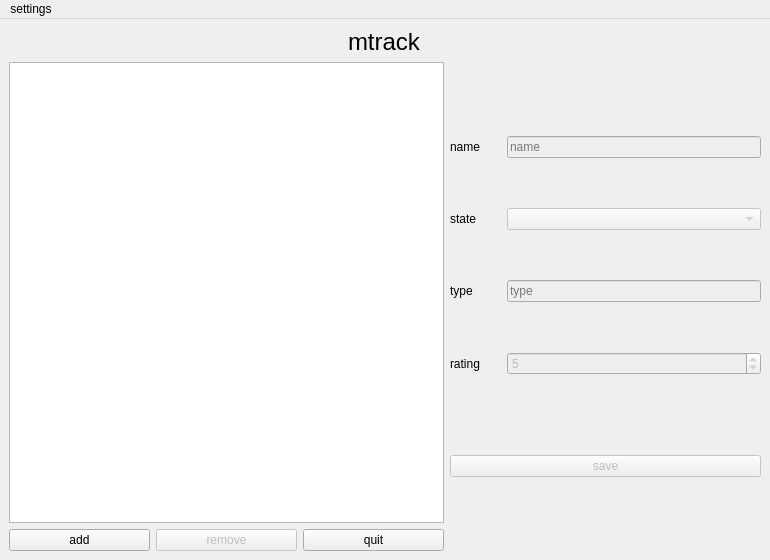
<?xml version="1.0" encoding="UTF-8"?>
<ui version="4.0">
 <class>MainWindow</class>
 <widget class="QMainWindow" name="MainWindow">
  <property name="geometry">
   <rect>
    <x>0</x>
    <y>0</y>
    <width>770</width>
    <height>560</height>
   </rect>
  </property>
  <property name="sizePolicy">
   <sizepolicy hsizetype="Preferred" vsizetype="Preferred">
    <horstretch>0</horstretch>
    <verstretch>0</verstretch>
   </sizepolicy>
  </property>
  <property name="minimumSize">
   <size>
    <width>770</width>
    <height>560</height>
   </size>
  </property>
  <property name="windowTitle">
   <string>mTrack</string>
  </property>
  <widget class="QWidget" name="central_widget">
   <property name="sizePolicy">
    <sizepolicy hsizetype="Preferred" vsizetype="Preferred">
     <horstretch>0</horstretch>
     <verstretch>0</verstretch>
    </sizepolicy>
   </property>
   <layout class="QVBoxLayout" name="verticalLayout_2">
    <item alignment="Qt::AlignmentFlag::AlignHCenter">
     <widget class="QLabel" name="mtrack_lable">
      <property name="font">
       <font>
        <pointsize>18</pointsize>
        <bold>false</bold>
       </font>
      </property>
      <property name="text">
       <string>mtrack</string>
      </property>
     </widget>
    </item>
    <item>
     <layout class="QHBoxLayout" name="horizontalLayout" stretch="7,5">
      <item>
       <layout class="QVBoxLayout" name="media_layout">
        <item>
         <widget class="QTreeView" name="media_view">
          <property name="tabletTracking">
           <bool>false</bool>
          </property>
          <property name="focusPolicy">
           <enum>Qt::FocusPolicy::NoFocus</enum>
          </property>
          <property name="autoScroll">
           <bool>true</bool>
          </property>
          <property name="autoScrollMargin">
           <number>16</number>
          </property>
          <property name="editTriggers">
           <set>QAbstractItemView::EditTrigger::NoEditTriggers</set>
          </property>
          <property name="tabKeyNavigation">
           <bool>true</bool>
          </property>
          <property name="showDropIndicator" stdset="0">
           <bool>false</bool>
          </property>
          <property name="alternatingRowColors">
           <bool>true</bool>
          </property>
          <property name="selectionMode">
           <enum>QAbstractItemView::SelectionMode::SingleSelection</enum>
          </property>
          <property name="selectionBehavior">
           <enum>QAbstractItemView::SelectionBehavior::SelectRows</enum>
          </property>
          <property name="rootIsDecorated">
           <bool>false</bool>
          </property>
          <property name="itemsExpandable">
           <bool>false</bool>
          </property>
          <property name="sortingEnabled">
           <bool>false</bool>
          </property>
          <property name="allColumnsShowFocus">
           <bool>true</bool>
          </property>
         </widget>
        </item>
        <item>
         <layout class="QHBoxLayout" name="media_button_layout">
          <item>
           <widget class="QPushButton" name="add_button">
            <property name="text">
             <string>add</string>
            </property>
           </widget>
          </item>
          <item>
           <widget class="QPushButton" name="rm_button">
            <property name="enabled">
             <bool>false</bool>
            </property>
            <property name="text">
             <string>remove</string>
            </property>
           </widget>
          </item>
          <item>
           <widget class="QPushButton" name="quit_button">
            <property name="text">
             <string>quit</string>
            </property>
           </widget>
          </item>
         </layout>
        </item>
       </layout>
      </item>
      <item>
       <layout class="QVBoxLayout" name="verticalLayout">
        <item>
         <layout class="QGridLayout" name="gridLayout" rowstretch="0,0,0,0" columnstretch="1,5" rowminimumheight="0,0,0,0">
          <property name="bottomMargin">
           <number>0</number>
          </property>
          <property name="horizontalSpacing">
           <number>6</number>
          </property>
          <property name="verticalSpacing">
           <number>50</number>
          </property>
          <item row="0" column="0">
           <widget class="QLabel" name="name_label">
            <property name="sizePolicy">
             <sizepolicy hsizetype="Preferred" vsizetype="Preferred">
              <horstretch>0</horstretch>
              <verstretch>0</verstretch>
             </sizepolicy>
            </property>
            <property name="text">
             <string>name</string>
            </property>
           </widget>
          </item>
          <item row="0" column="1">
           <widget class="QLineEdit" name="name_edit">
            <property name="enabled">
             <bool>false</bool>
            </property>
            <property name="sizePolicy">
             <sizepolicy hsizetype="Preferred" vsizetype="Fixed">
              <horstretch>0</horstretch>
              <verstretch>0</verstretch>
             </sizepolicy>
            </property>
            <property name="placeholderText">
             <string>name</string>
            </property>
           </widget>
          </item>
          <item row="1" column="0">
           <widget class="QLabel" name="state_label">
            <property name="sizePolicy">
             <sizepolicy hsizetype="Preferred" vsizetype="Preferred">
              <horstretch>0</horstretch>
              <verstretch>0</verstretch>
             </sizepolicy>
            </property>
            <property name="text">
             <string>state</string>
            </property>
           </widget>
          </item>
          <item row="1" column="1">
           <widget class="QComboBox" name="state_box">
            <property name="enabled">
             <bool>false</bool>
            </property>
            <property name="sizePolicy">
             <sizepolicy hsizetype="Preferred" vsizetype="Fixed">
              <horstretch>0</horstretch>
              <verstretch>0</verstretch>
             </sizepolicy>
            </property>
            <property name="placeholderText">
             <string>state</string>
            </property>
            <item>
             <property name="text">
              <string>completed</string>
             </property>
            </item>
            <item>
             <property name="text">
              <string>ongoing</string>
             </property>
            </item>
            <item>
             <property name="text">
              <string>droped</string>
             </property>
            </item>
           </widget>
          </item>
          <item row="2" column="0">
           <widget class="QLabel" name="type_label">
            <property name="text">
             <string>type</string>
            </property>
           </widget>
          </item>
          <item row="2" column="1">
           <widget class="QLineEdit" name="type_edit">
            <property name="enabled">
             <bool>false</bool>
            </property>
            <property name="sizePolicy">
             <sizepolicy hsizetype="Preferred" vsizetype="Fixed">
              <horstretch>0</horstretch>
              <verstretch>0</verstretch>
             </sizepolicy>
            </property>
            <property name="placeholderText">
             <string>type</string>
            </property>
           </widget>
          </item>
          <item row="3" column="0">
           <widget class="QLabel" name="rating_label">
            <property name="text">
             <string>rating</string>
            </property>
           </widget>
          </item>
          <item row="3" column="1">
           <widget class="QSpinBox" name="rating_box">
            <property name="enabled">
             <bool>false</bool>
            </property>
            <property name="sizePolicy">
             <sizepolicy hsizetype="Preferred" vsizetype="Fixed">
              <horstretch>0</horstretch>
              <verstretch>0</verstretch>
             </sizepolicy>
            </property>
            <property name="sizeIncrement">
             <size>
              <width>0</width>
              <height>0</height>
             </size>
            </property>
            <property name="readOnly">
             <bool>false</bool>
            </property>
            <property name="minimum">
             <number>1</number>
            </property>
            <property name="maximum">
             <number>10</number>
            </property>
            <property name="value">
             <number>5</number>
            </property>
           </widget>
          </item>
         </layout>
        </item>
        <item>
         <widget class="QPushButton" name="save_button">
          <property name="enabled">
           <bool>false</bool>
          </property>
          <property name="sizePolicy">
           <sizepolicy hsizetype="Minimum" vsizetype="Fixed">
            <horstretch>0</horstretch>
            <verstretch>0</verstretch>
           </sizepolicy>
          </property>
          <property name="text">
           <string>save</string>
          </property>
         </widget>
        </item>
       </layout>
      </item>
     </layout>
    </item>
   </layout>
  </widget>
  <widget class="QMenuBar" name="menubar">
   <property name="geometry">
    <rect>
     <x>0</x>
     <y>0</y>
     <width>770</width>
     <height>27</height>
    </rect>
   </property>
   <widget class="QMenu" name="settings_menu">
    <property name="title">
     <string>settings</string>
    </property>
    <widget class="QMenu" name="create_backup_menu">
     <property name="title">
      <string>create backup...</string>
     </property>
     <addaction name="as_database_action"/>
    </widget>
    <addaction name="log_status"/>
    <addaction name="create_backup_menu"/>
    <addaction name="import_action"/>
   </widget>
   <addaction name="settings_menu"/>
  </widget>
  <action name="actionddd">
   <property name="text">
    <string>ddd</string>
   </property>
  </action>
  <action name="actiondd">
   <property name="text">
    <string>dd</string>
   </property>
  </action>
  <action name="activate_action">
   <property name="text">
    <string>activate</string>
   </property>
  </action>
  <action name="deactivate_action">
   <property name="text">
    <string>deactivate</string>
   </property>
  </action>
  <action name="log_status">
   <property name="checkable">
    <bool>true</bool>
   </property>
   <property name="text">
    <string>activate log</string>
   </property>
  </action>
  <action name="as_database_action">
   <property name="text">
    <string>as database</string>
   </property>
  </action>
  <action name="import_action">
   <property name="text">
    <string>import backup...</string>
   </property>
  </action>
 </widget>
 <resources/>
 <connections>
  <connection>
   <sender>quit_button</sender>
   <signal>clicked()</signal>
   <receiver>MainWindow</receiver>
   <slot>close()</slot>
   <hints>
    <hint type="sourcelabel">
     <x>441</x>
     <y>547</y>
    </hint>
    <hint type="destinationlabel">
     <x>399</x>
     <y>299</y>
    </hint>
   </hints>
  </connection>
 </connections>
</ui>
